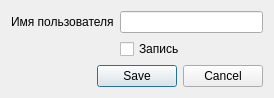
<?xml version="1.0" encoding="UTF-8"?>
<ui version="4.0">
 <class>UserEditorDialog</class>
 <widget class="QWidget" name="UserEditorDialog">
  <property name="geometry">
   <rect>
    <x>0</x>
    <y>0</y>
    <width>274</width>
    <height>92</height>
   </rect>
  </property>
  <property name="windowTitle">
   <string>Form</string>
  </property>
  <layout class="QVBoxLayout" name="verticalLayout">
   <item>
    <layout class="QFormLayout" name="formLayout">
     <item row="0" column="0">
      <widget class="QLabel" name="usernameLabel">
       <property name="text">
        <string>Имя пользователя</string>
       </property>
      </widget>
     </item>
     <item row="0" column="1">
      <widget class="QLineEdit" name="usernameEdit"/>
     </item>
     <item row="1" column="1">
      <widget class="QCheckBox" name="writePermissionCheckBox">
       <property name="text">
        <string>Запись</string>
       </property>
      </widget>
     </item>
    </layout>
   </item>
   <item>
    <widget class="QDialogButtonBox" name="buttonBox">
     <property name="standardButtons">
      <set>QDialogButtonBox::Cancel|QDialogButtonBox::Save</set>
     </property>
    </widget>
   </item>
  </layout>
 </widget>
 <resources/>
 <connections/>
</ui>
